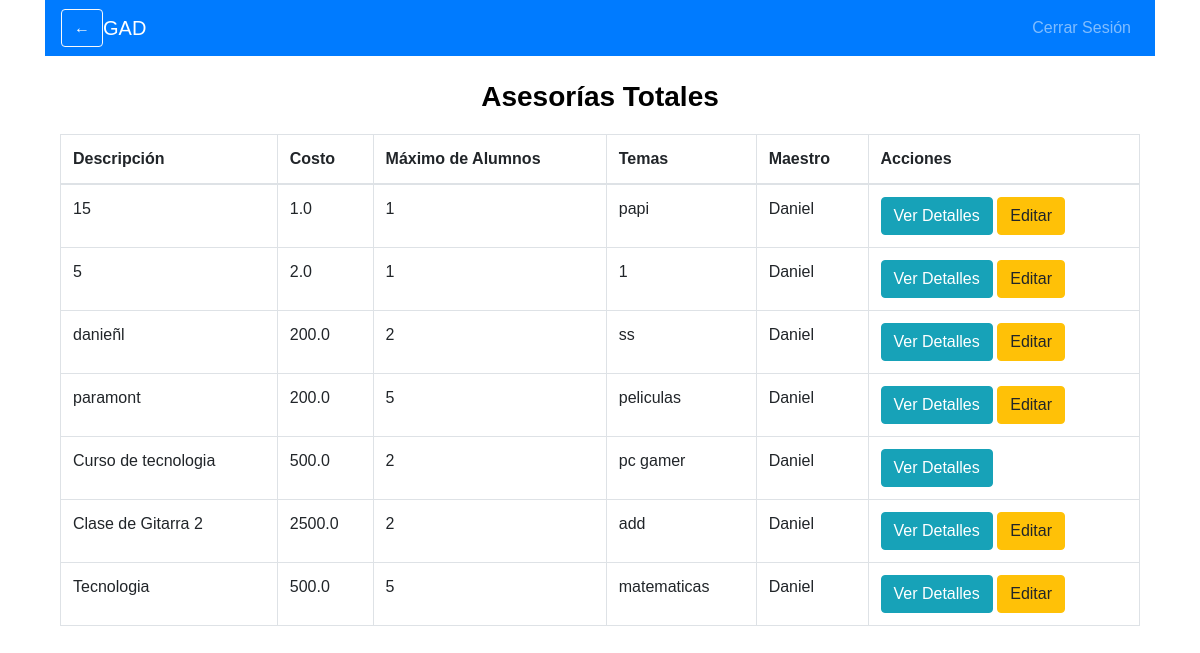
Page /ver_asesorias_totales (signed in) on the committed database.
### ProyectoWeb/app.py (models this page shows)
class Asesoria(db.Model):
    id = db.Column(db.Integer, primary_key=True)
    descripcion = db.Column(db.String(200), nullable=False)
    costo = db.Column(db.Float, nullable=False)
    max_alumnos = db.Column(db.Integer, nullable=False)
    temas = db.Column(db.String(200), nullable=False)
    maestro_id = db.Column(db.Integer, db.ForeignKey('user.id'), nullable=False)
    alumnos = db.relationship('User', secondary=asesoria_alumno, back_populates='asesorias')
    total_pagado = db.Column(db.Float, default=0.0)
    meet_link = db.Column(db.String(200), nullable=True)

class User(UserMixin, db.Model):
    id = db.Column(db.Integer, primary_key=True)
    nombre = db.Column(db.String(100), nullable=False)
    email = db.Column(db.String(100), unique=True, nullable=False)
    password = db.Column(db.String(100), nullable=False)
    rol = db.Column(db.String(10), nullable=False)
    especializacion = db.Column(db.String(200), nullable=True)  # Nueva columna
    foto = db.Column(db.String(200), nullable=True)  # Nueva columna
    edad = db.Column(db.Integer, nullable=True)  # Nueva columna
    nivel = db.Column(db.String(50), nullable=True)  # Nueva columna
    asesorias = db.relationship('Asesoria', secondary=asesoria_alumno, back_populates='alumnos')

### ProyectoWeb/app.py (the view)
@app.route('/ver_asesorias_totales')
@login_required
def ver_asesorias_totales():
    asesorias = db.session.query(Asesoria, User).join(User, Asesoria.maestro_id == User.id).all()
    return render_template('ver_asesorias_totales.html', asesorias=asesorias)

### ProyectoWeb/app.py (called while the page is built)
@login_manager.user_loader
def load_user(user_id):
    return User.query.get(int(user_id))

### ProyectoWeb/templates/ver_asesorias_totales.html
{% extends 'base.html' %}
{% block content %}
<nav class="navbar navbar-expand-lg navbar-dark bg-primary">
    <button class="btn btn-outline-light" onclick="window.history.back();">←</button>
    <a class="navbar-brand" href="#">GAD</a>
    <div class="collapse navbar-collapse">
        <ul class="navbar-nav ml-auto">
            <li class="nav-item">
                <a class="nav-link" href="{{ url_for('logout') }}">Cerrar Sesión</a>
            </li>
        </ul>
    </div>
</nav>
<div class="container mt-4">
    <h2 class="text-center">Asesorías Totales</h2>
    <table class="table table-bordered mt-3">
        <thead>
            <tr>
                <th>Descripción</th>
                <th>Costo</th>
                <th>Máximo de Alumnos</th>
                <th>Temas</th>
                <th>Maestro</th>
                <th>Acciones</th>
            </tr>
        </thead>
        <tbody>
            {% for asesoria, maestro in asesorias %}
                <tr>
                    <td>{{ asesoria.descripcion }}</td>
                    <td>{{ asesoria.costo }}</td>
                    <td>{{ asesoria.max_alumnos }}</td>
                    <td>{{ asesoria.temas }}</td>
                    <td>{{ maestro.nombre }}</td>
                    <td>
                        <a href="{{ url_for('ver_asesoria', id=asesoria.id) }}" class="btn btn-info">Ver Detalles</a>
                        {% if current_user.id == maestro.id %}
                            <a href="{{ url_for('editar_asesoria', id=asesoria.id) }}" class="btn btn-warning">Editar</a>
                        {% endif %}
                    </td>
                </tr>
            {% endfor %}
        </tbody>
    </table>
</div>
{% endblock %}

### ProyectoWeb/static/style.css (style rules this page uses)
body { margin: 0; padding: 0; height: 100vh; background: url('/static/Fondo1.jpeg') no-repeat center center fixed; background-size: cover; font-family: Arial, sans-serif; }
h2 { margin-bottom: 20px; font-size: 28px; font-weight: bold; color: black; }
button { background-color: white; color: #007BFF; border: none; padding: 12px; border-radius: 10px; cursor: pointer; font-weight: bold; }
.text-center { text-align: center; font-weight: bold; }

### rows in the picture
Asesoria: descripcion "15", costo "1.0", max_alumnos "1", temas "papi", nombre "Daniel"
Asesoria: descripcion "5", costo "2.0", max_alumnos "1", temas "1", nombre "Daniel"
Asesoria: descripcion "danieñl", costo "200.0", max_alumnos "2", temas "ss", nombre "Daniel"
Asesoria: descripcion "paramont", costo "200.0", max_alumnos "5", temas "peliculas", nombre "Daniel"
Asesoria: descripcion "Curso de tecnologia", costo "500.0", max_alumnos "2", temas "pc gamer", nombre "Daniel"
Asesoria: descripcion "Clase de Gitarra 2", costo "2500.0", max_alumnos "2", temas "add", nombre "Daniel"
Asesoria: descripcion "Tecnologia", costo "500.0", max_alumnos "5", temas "matematicas", nombre "Daniel"
